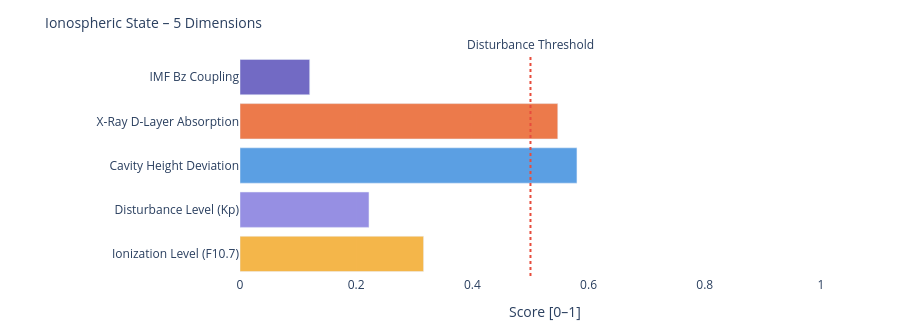

The code cell stored with this chart in its notebook:
### Markdown cell above
---
### 📐 Systemic Insight: Geometric Cavity vs. Real Schumann Resonance

**Relevant for:** Layer 6 = delta analysis &nbsp;|&nbsp; Layer 7 = feature vector / system interpretation

A cavity height change from 80 km to 70 km shifts the **idealized geometric frequencies** only minimally:

| Modus | Aktuell | Referenz | Δ |
|-------|---------|----------|---|
| SR-1 | 10.4762 Hz | 10.4599 Hz | +16 mHz |
| SR-2 | 18.1452 Hz | 18.1171 Hz | +28 mHz |
| SR-3 | 25.6612 Hz | 25.6215 Hz | +40 mHz |
| SR-4 | 33.1285 Hz | 33.0772 Hz | +51 mHz |

The geometric effect is limited because 10 km is very small compared to Earth's radius (~6371 km).

**Consequence:** Real Schumann deviations are likely driven more strongly by **conductivity, damping, day/night structure, lightning distribution and source geometry** than by pure cavity height.

---

**Layer 6 compares:**
```
geometric Δ from Layer 4  vs.  observed Δ from real Schumann measurement data
```

**Layer 7 Feature:**
```
If real Δ >> geometric Δ  →  non-geometric factors dominant
```

### Code cell
# ============================================================
# IONOSPHERIC STATE – Summary gauge
# Five dimensions: ionization, disturbance, cavity height, X-Ray, Bz coupling
# ============================================================

def norm(v, lo, hi):
    if v is None: return None
    return round(max(0.0, min(1.0, (v - lo) / (hi - lo))), 3)

# Ionization level (F10.7 → F2-Layer)
ioniz = norm(f107_val, 60, 250)

# Disturbance level (Kp → E/F-Layer irregularities)
disturb = norm(kp_val, 0, 9)

# Cavity height deviation from reference (80 km)
h_dev = norm(abs(h_eff - 80), 0, 20)

# X-Ray ionization (D-Layer absorption)
xray_ioniz = None
if xray_now is not None:
    xray_ioniz = norm(math.log10(max(xray_now, 1e-9)) + 9, 0, 5)

# Bz coupling (southward Bz → stronger magnetosphere-ionosphere coupling)
bz_coupling = norm(-(bz_now or 0), -5, 30) if bz_now is not None else None

dims = [
    ('Ionization Level (F10.7)',    ioniz,      '#F2A623'),
    ('Disturbance Level (Kp)',      disturb,    '#7F77DD'),
    ('Cavity Height Deviation',     h_dev,      '#378ADD'),
    ('X-Ray D-Layer Absorption',    xray_ioniz, '#E85D24'),
    ('IMF Bz Coupling',             bz_coupling,'#534AB7'),
]

fig = go.Figure()
for name, val, col in dims:
    if val is not None:
        h = int(val * 20)
        bar = '█' * h + '░' * (20 - h)
        label = f'{name}:  {bar}  {val:.3f}'
    else:
        label = f'{name}:  {"─" * 20}  n/a'
    fig.add_trace(go.Bar(
        x=[val if val is not None else 0],
        y=[name],
        orientation='h',
        marker_color=col, opacity=0.82,
        showlegend=False
    ))

fig.add_vline(x=0.5, line_dash='dot', line_color='#e74c3c',
              annotation_text='Disturbance Threshold', annotation_position='top')
fig.update_layout(
    title=dict(text='Ionospheric State – 5 Dimensions', font=dict(size=14)),
    xaxis=dict(title='Score [0–1]', range=[0, 1.05]),
    height=330, plot_bgcolor='rgba(0,0,0,0)', paper_bgcolor='rgba(0,0,0,0)',
    margin=dict(l=240, r=50, t=55, b=40)
)
fig.show()

print(f'\nIonospheric state:')
for name, val, _ in dims:
    print(f'  {name:<35} {val:.3f}' if val is not None else f'  {name:<35} n/a')

### Figure 1 — Plotly figure (JSON) as saved in the notebook; plotly's stock layout.template omitted (floating-point values rounded to 4 significant figures)
{"data": [{"marker": {"color": "#F2A623"}, "opacity": 0.82, "orientation": "h", "showlegend": false, "type": "bar", "x": [0.316], "y": ["Ionization Level (F10.7)"]}, {"marker": {"color": "#7F77DD"}, "opacity": 0.82, "orientation": "h", "showlegend": false, "type": "bar", "x": [0.222], "y": ["Disturbance Level (Kp)"]}, {"marker": {"color": "#378ADD"}, "opacity": 0.82, "orientation": "h", "showlegend": false, "type": "bar", "x": [0.58], "y": ["Cavity Height Deviation"]}, {"marker": {"color": "#E85D24"}, "opacity": 0.82, "orientation": "h", "showlegend": false, "type": "bar", "x": [0.547], "y": ["X-Ray D-Layer Absorption"]}, {"marker": {"color": "#534AB7"}, "opacity": 0.82, "orientation": "h", "showlegend": false, "type": "bar", "x": [0.12], "y": ["IMF Bz Coupling"]}], "layout": {"annotations": [{"showarrow": false, "text": "Disturbance Threshold", "x": 0.5, "xanchor": "center", "xref": "x", "y": 1, "yanchor": "bottom", "yref": "y domain"}], "height": 330, "margin": {"b": 40, "l": 240, "r": 50, "t": 55}, "paper_bgcolor": "rgba(0,0,0,0)", "plot_bgcolor": "rgba(0,0,0,0)", "shapes": [{"line": {"color": "#e74c3c", "dash": "dot"}, "type": "line", "x0": 0.5, "x1": 0.5, "xref": "x", "y0": 0, "y1": 1, "yref": "y domain"}], "title": {"font": {"size": 14}, "text": "Ionospheric State – 5 Dimensions"}, "xaxis": {"range": [0, 1.05], "title": {"text": "Score [0–1]"}}}}
